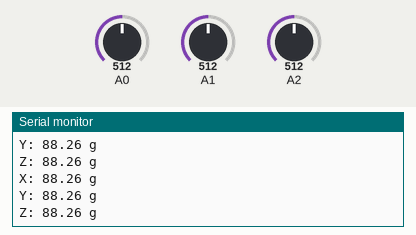
Recording of a sketch running on a simulated Arduino Uno, built with avr-gcc and run on an emulated ATmega328P. On the bench: the last lines printed to the serial monitor. The test bench sets the inputs (shaded band); at power-on: A0 = 512, A1 = 512, A2 = 512.

Above: at 1.2 s.
1.3 s: A0 set to 716
At 1.8 s:
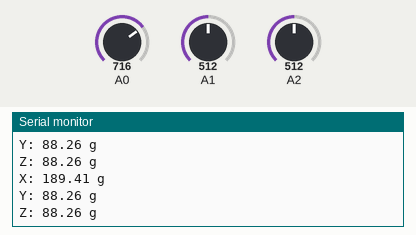
2.8 s: A1 set to 716
At 3.8 s:
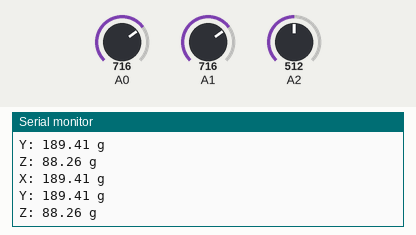
4.3 s: A2 set to 716
At 4.8 s:
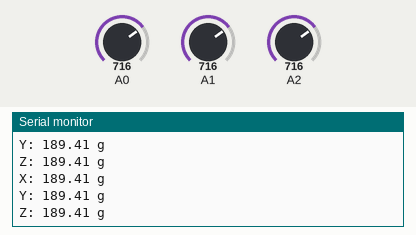
5.8 s: A0 set to 900
At 6.6 s:
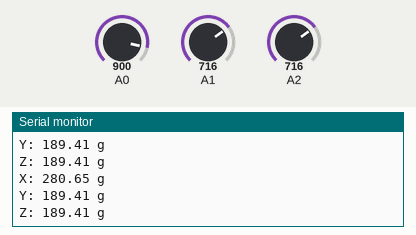
7.3 s: A1 set to 900
At 7.8 s:
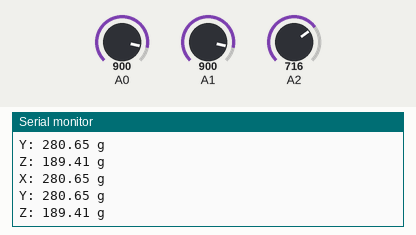
8.8 s: A2 set to 900
At 9.9 s:
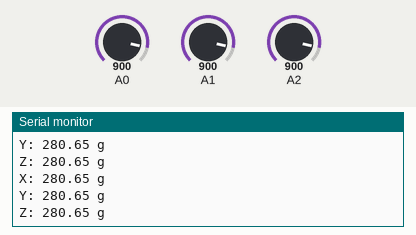
Timing chart, 0 to 10.0 s (numbered marks = the images above; inputs shaded):
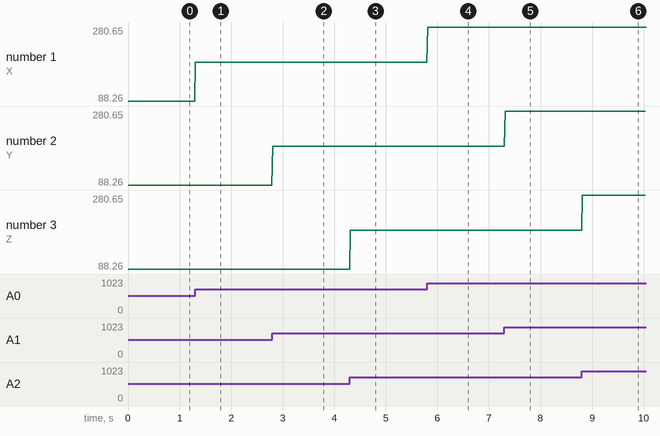

The sketch:

accelerometerTest.ino
```cpp
// (licence header left out)
// Make sure these two variables are correct for your setup
int scale = 200; // 3 (±3g) for ADXL337, 200 (±200g) for ADXL377
int Xref = 334;
int Yref = 334;
int Zref = 334;
boolean micro_is_5V = true; // Set to true if using a 5V microcontroller such as the Arduino Uno, false if using a 3.3V microcontroller, this affects the interpretation of the sensor data

void setup()
{
  // Initialize serial communication at 115200 baud
  Serial.begin(115200);
}

// Read, scale, and print accelerometer data
void loop()
{
  // Get raw accelerometer data for each axis
  int rawX = analogRead(A0);
  int rawY = analogRead(A1);
  int rawZ = analogRead(A2);


  // Scale accelerometer ADC readings into common units
  // Scale map depends on if using a 5V or 3.3V microcontroller
  float scaledX, scaledY, scaledZ; // Scaled values for each axis
  scaledX = (((rawX - Xref)*3.223)/6.5);
  scaledY = (((rawY - Yref)*3.223)/6.5);
  scaledZ = (((rawZ - Zref)*3.223)/6.5);

  if(scaledX >= 7 || scaledY >= 7 || scaledZ >= 7){
    Serial.print("X: "); Serial.print(scaledX); Serial.println(" g");
    Serial.print("Y: "); Serial.print(scaledY); Serial.println(" g");
    Serial.print("Z: "); Serial.print(scaledZ); Serial.println(" g");
  }
  else{}


 /* // Print out raw X,Y,Z accelerometer readings
  Serial.print("X: "); Serial.println(rawX);
  Serial.print("Y: "); Serial.println(rawY);
  Serial.print("Z: "); Serial.println(rawZ);
  //Serial.println();

  // Print out scaled X,Y,Z accelerometer readings
  Serial.print("X: "); Serial.print(scaledX); Serial.println(" g");
  Serial.print("Y: "); Serial.print(scaledY); Serial.println(" g");
  Serial.print("Z: "); Serial.print(scaledZ); Serial.println(" g");
  */
  delay(10); // Minimum delay of 2 milliseconds between sensor reads (500 Hz)
}

// Same functionality as Arduino's standard map function, except using floats
float mapf(float x, float in_min, float in_max, float out_min, float out_max)
{
  return (x - in_min) * (out_max - out_min) / (in_max - in_min) + out_min;
}
```

Measured:
- after the input at 1.3 s, the serial monitor: prints a new line at once (image 1)
- after the input at 2.8 s, the serial monitor: prints a new line at once (image 2)
- after the input at 4.3 s, the serial monitor: prints a new line at once (image 3)
- after the input at 5.8 s, the serial monitor: prints a new line at once (image 4)
- after the input at 7.3 s, the serial monitor: prints a new line at once (image 5)
- after the input at 8.8 s, the serial monitor: prints a new line at once (image 6)
- plotted number 1: 88.26 → 189.41 after the input at 1.3 s, 189.41 → 280.65 after the input at 5.8 s
